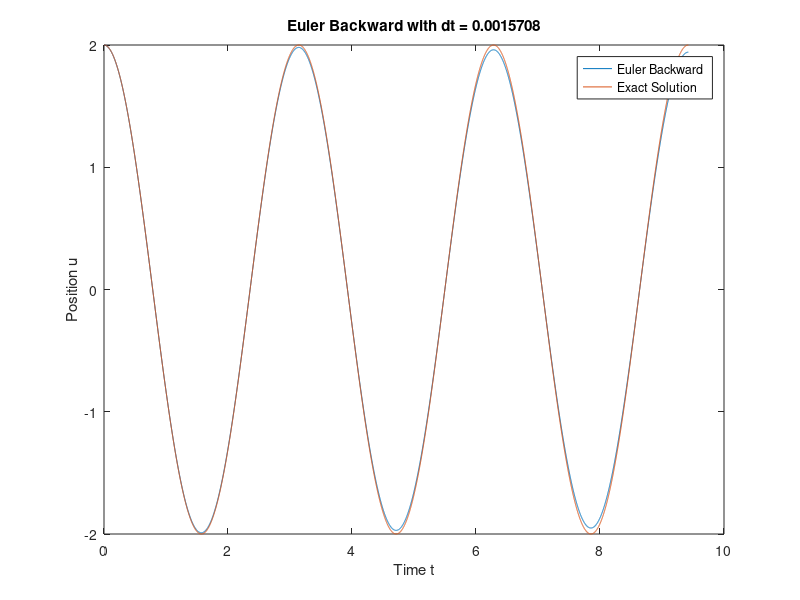

The MATLAB script that drew this image:
%% Exercise 4.14
%Solution of Exercise 4.14 from S. Lingeand H. P. Langtangen book
%
clear
omega = 2;
P = 2*pi/omega; %Period duration 
dt = P/2000; %timestep
T = 3*P; %end time


t = 0:dt:T; %time vector
u = zeros(1 , length(t)); %position vector
v = zeros(1 , length(t)); %velocity vector

% Initial condition
X_0 = 2;
u(1) = X_0;
v(1) = 0;

for n = 2:length(t)
    u(n) = (u(n-1) + dt*v(n-1)) / (1 + (dt*omega)^2);
    v(n) = v(n-1) - ((dt*omega^2) * ((u(n-1) + dt*v(n-1)) / (1 + (dt*omega)^2)));
end

exact_sol = X_0*cos(omega*t); %analytic solution 

figure
plot(t,u,t,exact_sol)
title(sprintf('Euler Backward with dt = %g',dt));
legend('Euler Backward' , 'Exact Solution')
xlabel('Time t');
ylabel('Position u')

